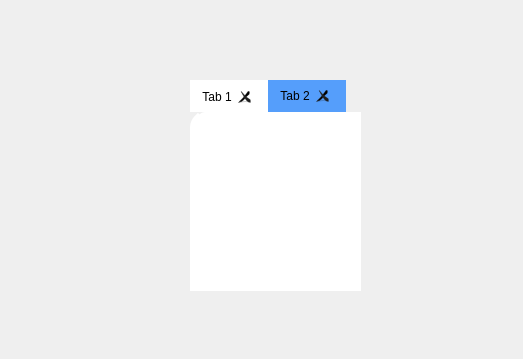
<?xml version="1.0" encoding="UTF-8"?>
<ui version="4.0">
 <class>HeroToolClass</class>
 <widget class="QMainWindow" name="HeroToolClass">
  <property name="geometry">
   <rect>
    <x>0</x>
    <y>0</y>
    <width>523</width>
    <height>359</height>
   </rect>
  </property>
  <property name="windowTitle">
   <string>HeroTool</string>
  </property>
  <widget class="QWidget" name="centralWidget">
   <widget class="QTabWidget" name="tabWidget">
    <property name="geometry">
     <rect>
      <x>190</x>
      <y>80</y>
      <width>171</width>
      <height>211</height>
     </rect>
    </property>
    <property name="styleSheet">
     <string notr="true">QTabBar::tab::selected{background-color:rgb(85,158,251);}
QTabBar::tab::!selected{background-color:white;}
QTabBar::tab::hover{background-color:rgb(255, 255, 127);}
QTabWidget::pane{
    border-width:1px;
    border-top-left-radius:15px;
    border-color:rgb(255,255,255); 
    border-style: inset;
    background-color: white;
	border:0px solid white;
	border-right-width:10px;
	border-left-width:10px;
}</string>
    </property>
    <property name="currentIndex">
     <number>1</number>
    </property>
    <property name="tabsClosable">
     <bool>true</bool>
    </property>
    <property name="movable">
     <bool>true</bool>
    </property>
    <widget class="QWidget" name="tab">
     <attribute name="title">
      <string>Tab 1</string>
     </attribute>
    </widget>
    <widget class="QWidget" name="tab_2">
     <attribute name="title">
      <string>Tab 2</string>
     </attribute>
    </widget>
   </widget>
  </widget>
 </widget>
 <layoutdefault spacing="6" margin="11"/>
 <resources>
  <include location="HeroTool.qrc"/>
 </resources>
 <connections/>
</ui>
